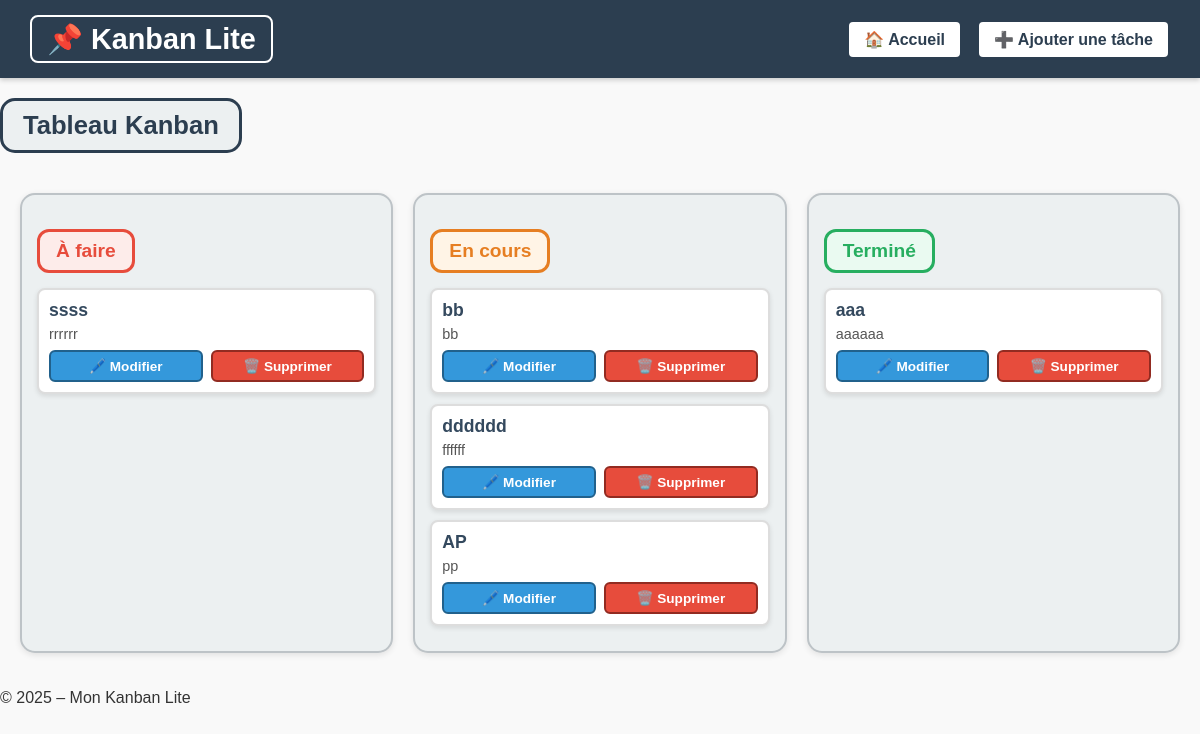
Before: / with the older database file.
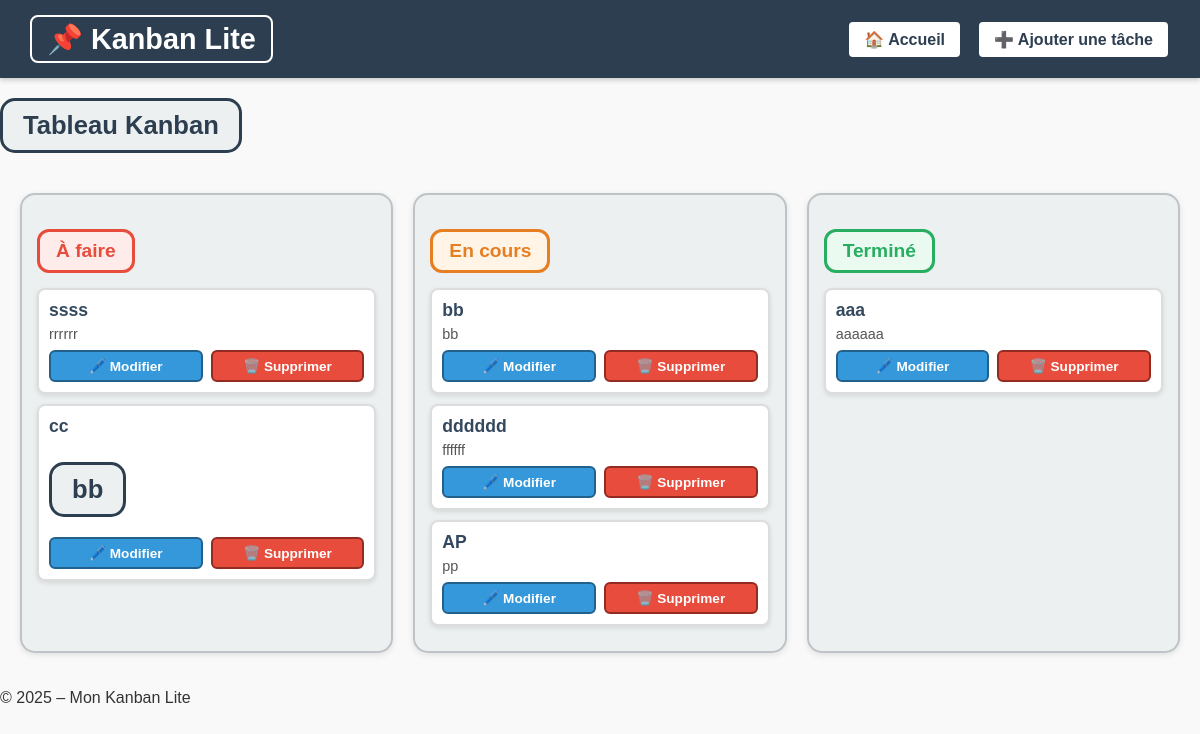
After: the same page with the newer database file.
### tables this page shows
CREATE TABLE tasks (
    id INTEGER PRIMARY KEY AUTOINCREMENT,
    title TEXT NOT NULL,
    description TEXT NOT NULL,
    status TEXT NOT NULL DEFAULT 'todo',
    created_at DATETIME DEFAULT CURRENT_TIMESTAMP
);

### controllers/taskController.php (called while the page is built, shortened)
<?php
require_once __DIR__ . '/../models/db.php';
require_once __DIR__ . '/../models/taskModel.php';
    require_once __DIR__ . '/../models/Parsedown.php';
function listTasks() {
    global $pdo;
    $todo  = getTasksByStatus($pdo, 'todo');
    $doing = getTasksByStatus($pdo, 'doing');
    $done  = getTasksByStatus($pdo, 'done');
    require_once __DIR__ . '/../models/Parsedown.php';
    $Parsedown = new Parsedown();
    include __DIR__ . '/../views/header.php';
    include __DIR__ . '/../views/list.php';
    include __DIR__ . '/../views/footer.php';
}

### models/taskModel.php (called while the page is built, shortened)
<?php
function getTasksByStatus($pdo, $status) {
    $stmt = $pdo->prepare("SELECT * FROM tasks WHERE status = ?");
    $stmt->execute([$status]);
    return $stmt->fetchAll(PDO::FETCH_ASSOC);
}

### models/Parsedown.php (called while the page is built, shortened)
<?php
class Parsedown
{
    function text($text)
    {
        $Elements = $this->textElements($text);
        $markup = $this->elements($Elements);
        $markup = trim($markup, "\n");
        return $markup;
    }
    protected function textElements($text)
    {
        $text = str_replace(array("\r\n", "\r"), "\n", $text);
        $text = trim($text, "\n");
        $lines = explode("\n", $text);
        return $this->linesElements($lines);
    }
    protected $breaksEnabled;
    protected $safeMode;
    protected $BlockTypes = array(
        '#' => array('Header'),
        '*' => array('Rule', 'List'),
        '+' => array('List'),
        '-' => array('SetextHeader', 'Table', 'Rule', 'List'),
        '0' => array('List'),
        '1' => array('List'),
        '2' => array('List'),
        '3' => array('List'),
        '4' => array('List'),
        '5' => array('List'),
        '6' => array('List'),
        '7' => array('List'),
        '8' => array('List'),
        '9' => array('List'),
        ':' => array('Table'),
        '<' => array('Comment', 'Markup'),
        '=' => array('SetextHeader'),
        '>' => array('Quote'),
        '[' => array('Reference'),
        '_' => array('Rule'),
        '`' => array('FencedCode'),
        '|' => array('Table'),
        '~' => array('FencedCode'),
    );
    protected $unmarkedBlockTypes = array(
        'Code',
    );
    protected function linesElements(array $lines)
    {
        $Elements = array();
        $CurrentBlock = null;
        foreach ($lines as $line)
        {
            $indent = strspn($line, ' ');
            $text = $indent > 0 ? substr($line, $indent) : $line;
            $Line = array('body' => $line, 'indent' => $indent, 'text' => $text);
            $marker = $text[0];
            $blockTypes = $this->unmarkedBlockTypes;
            if (isset($this->BlockTypes[$marker]))
            {
                foreach ($this->BlockTypes[$marker] as $blockType)
                {
                    $blockTypes []= $blockType;
                }
            }
            foreach ($blockTypes as $blockType)
            {
                $Block = $this->{"block$blockType"}($Line, $CurrentBlock);
                if (isset($Block))
                {
                    $Block['type'] = $blockType;
                    if ( ! isset($Block['identified']))
                    {
                        $Block['identified'] = true;
                    }
                    $CurrentBlock = $Block;
                    continue 2;
                }
            }
            if (isset($Block))
            {
                $CurrentBlock = $Block;
            }
            else
            {
                $CurrentBlock = $this->paragraph($Line);
                $CurrentBlock['identified'] = true;
            }
        }
        if (isset($CurrentBlock))
        {
            $Elements[] = $this->extractElement($CurrentBlock);
        }
        return $Elements;
    }
    protected function extractElement(array $Component)
    {
        return $Component['element'];
    }
    protected function isBlockContinuable($Type)
    {
        return method_exists($this, 'block' . $Type . 'Continue');
    }
    protected function blockHeader($Line)
    {
        $level = strspn($Line['text'], '#');
        $text = trim($Line['text'], '#');
        $text = trim($text, ' ');
        $Block = array(
            'element' => array(
                'name' => 'h' . $level,
                'handler' => array(
                    'function' => 'lineElements',
                    'argument' => $text,
                    'destination' => 'elements',
                )
            ),
        );
        return $Block;
    }
    protected function paragraph($Line)
    {
        return array(
            'type' => 'Paragraph',
            'element' => array(
                'name' => 'p',
                'handler' => array(
                    'function' => 'lineElements',
                    'argument' => $Line['text'],
                    'destination' => 'elements',
                ),
            ),
        );
    }
    protected function lineElements($text, $nonNestables = array())
    {
        $text = str_replace(array("\r\n", "\r"), "\n", $text);
        $Elements = array();
        $InlineText = $this->inlineText($text);
        $Elements[] = $InlineText['element'];
        foreach ($Elements as &$Element)
        {
            if ( ! isset($Element['autobreak']))
            {
                $Element['autobreak'] = false;
            }
        }
        return $Elements;
    }
    protected function inlineText($text)
    {
        $Inline = array(
            'extent' => strlen($text),
            'element' => array(),
        );
        $Inline['element']['elements'] = self::pregReplaceElements(
            $this->breaksEnabled ? '/[ ]*+\n/' : '/(?:[ ]*+\\\\|[ ]{2,}+)\n/',
            array(
                array('name' => 'br'),
                array('text' => "\n"),
            ),
            $text
        );
        return $Inline;
    }
    protected function handle(array $Element)
    {
        if (isset($Element['handler']))
        {
            if (!isset($Element['nonNestables']))
            {
                $Element['nonNestables'] = array();
            }
            if (is_string($Element['handler']))
            {
                $function = $Element['handler'];
                $argument = $Element['text'];
                unset($Element['text']);
                $destination = 'rawHtml';
            }
            else
            {
                $function = $Element['handler']['function'];
                $argument = $Element['handler']['argument'];
                $destination = $Element['handler']['destination'];
            }
            $Element[$destination] = $this->{$function}($argument, $Element['nonNestables']);
            unset($Element['handler']);
        }
        return $Element;
    }
    protected function element(array $Element)
    {
        $Element = $this->handle($Element);
        $hasName = isset($Element['name']);
        $markup = '';
        if ($hasName)
        {
            $markup .= '<' . $Element['name'];
        }
        $permitRawHtml = false;
        if (isset($Element['text']))
        {
            $text = $Element['text'];
        }
        elseif (isset($Element['rawHtml']))
        {
            $text = $Element['rawHtml'];
            $allowRawHtmlInSafeMode = isset($Element['allowRawHtmlInSafeMode']) && $Element['allowRawHtmlInSafeMode'];
            $permitRawHtml = !$this->safeMode || $allowRawHtmlInSafeMode;
        }
        $hasContent = isset($text) || isset($Element['element']) || isset($Element['elements']);
        if ($hasContent)
        {
            $markup .= $hasName ? '>' : '';
            if (isset($Element['elements']))
            {
                $markup .= $this->elements($Element['elements']);
            }
            elseif (isset($Element['element']))
            {
                $markup .= $this->element($Element['element']);
            }
            else
            {
                if (!$permitRawHtml)
                {
                    $markup .= self::escape($text, true);
                }
                else
                {
                    $markup .= $text;
                }
            }
            $markup .= $hasName ? '</' . $Element['name'] . '>' : '';
        }
        elseif ($hasName)
        {
            $markup .= ' />';
        }
        return $markup;
    }
    protected function elements(array $Elements)
    {
        $markup = '';
        $autoBreak = true;
        foreach ($Elements as $Element)
        {
            $autoBreakNext = (isset($Element['autobreak'])
                ? $Element['autobreak'] : isset($Element['name'])
            );
            $autoBreak = !$autoBreak ? $autoBreak : $autoBreakNext;
            $markup .= ($autoBreak ? "\n" : '') . $this->element($Element);
            $autoBreak = $autoBreakNext;
        }
        $markup .= $autoBreak ? "\n" : '';
        return $markup;
    }
    protected static function pregReplaceElements($regexp, $Elements, $text)
    {
        $newElements = array();
        $newElements[] = array('text' => $text);
        return $newElements;
    }
    protected static function escape($text, $allowQuotes = false)
    {
        return htmlspecialchars($text, $allowQuotes ? ENT_NOQUOTES : ENT_QUOTES, 'UTF-8');
    }
}

### views/list.php (the view)
<h2>Tableau Kanban</h2>
<div class="board">
    <div class="column">
        <h3>À faire</h3>
        <?php foreach ($todo as $task): ?>
            <div class="card">
                <h4><?= htmlspecialchars($task['title']) ?></h4>
               <div class="description">
                    <?= $Parsedown->text($task['description']) ?>
                </div>
                <div class="card-actions">
                      <a href="index.php?route=edit&id=<?= $task['id'] ?>" class="edit-btn">🖊️ Modifier</a>
                  <a href="index.php?route=delete&id=<?= $task['id'] ?>" class="delete-btn"> 🗑️ Supprimer</a>
                </div>
            </div>
        <?php endforeach; ?>
    </div>
    <div class="column">
        <h3>En cours</h3>
        <?php foreach ($doing as $task): ?>
            <div class="card">
                <h4><?= htmlspecialchars($task['title']) ?></h4>
                <div class="description">
                    <?= $Parsedown->text($task['description']) ?>
                </div>
                <div class="card-actions">
                    <a href="index.php?route=edit&id=<?= $task['id'] ?>" class="edit-btn">🖊️ Modifier</a>
                <a href="index.php?route=delete&id=<?= $task['id'] ?>" class="delete-btn">🗑️ Supprimer</a>
                </div>
            </div>
        <?php endforeach; ?>
    </div>
    <div class="column">
        <h3>Terminé</h3>
        <?php foreach ($done as $task): ?>
            <div class="card">
                <h4><?= htmlspecialchars($task['title']) ?></h4>
               <div class="description">
                    <?= $Parsedown->text($task['description']) ?>
                </div>
                <div class="card-actions">
             <a href="index.php?route=edit&id=<?= $task['id'] ?>" class="edit-btn">🖊️ Modifier</a>
                <a href="index.php?route=delete&id=<?= $task['id'] ?>" class="delete-btn">🗑️ Supprimer</a>
                </div>
            </div>
        <?php endforeach; ?>
    </div>
</div>

### public/index.php (shortened to what this page needs)
<?php
require_once __DIR__ . '/../controllers/taskController.php';
$route = $_GET['route'] ?? 'list';
switch ($route) {
    case 'list':
        listTasks();
        break;
}

### views/header.php (shortened to what this page needs)
<!DOCTYPE html>
<html lang="fr">
<head>
    <link rel="stylesheet" href="style.css">
</head>
<body>
    <header class="app-header">
    <h1 class="logo">📌 Kanban Lite</h1>
    <nav class="navbar">
        <a href="index.php" class="nav-btn">🏠 Accueil</a>
        <a href="index.php?route=add" class="nav-btn">➕ Ajouter une tâche</a>
    </nav>
</header>
<main>

### views/footer.php
    </main>
    <footer>
        <p>&copy; 2025 – Mon Kanban Lite</p>
    </footer>
</body>
</html>

### public/style.css (style rules this page uses)
body { font-family: Arial, sans-serif; margin: 0; padding: 0; background: #f9f9f9; color: #333; }
.app-header { display: flex; justify-content: space-between; align-items: center; background: #2c3e50; color: white; padding: 15px 30px; box-shadow: 0 2px 5px rgba(0,0,0,0.2); }
.logo { margin: 0; font-size: 1.8em; font-weight: bold; padding: 5px 15px; border: 2px solid white; border-radius: 8px; }
.navbar { display: flex; gap: 15px; }
.nav-btn { text-decoration: none; background: white; color: #2c3e50; padding: 8px 15px; border-radius: 6px; border: 2px solid #2c3e50; font-weight: bold; transition: 0.2s; }
h2 { display: inline-block; padding: 10px 20px; border: 3px solid #2c3e50; border-radius: 15px; background-color: #ecf0f1; color: #2c3e50; font-size: 1.6em; margin: 20px auto; text-align: center; }
.board { display: flex; justify-content: space-between; gap: 20px; padding: 20px; }
.column { flex: 1; background: #ecf0f1; border: 2px solid #bdc3c7; border-radius: 15px; padding: 15px; min-height: 400px; box-shadow: 0 2px 6px rgba(0,0,0,0.1); }
.column h3 { display: inline-block; padding: 8px 16px; border-radius: 12px; font-size: 1.2em; font-weight: bold; margin-bottom: 15px; }
.column:nth-child(1) h3 { border: 3px solid #e74c3c; background: #fdecea; color: #e74c3c; }
.column:nth-child(2) h3 { border: 3px solid #e67e22; background: #fff4e6; color: #e67e22; }
.column:nth-child(3) h3 { border: 3px solid #27ae60; background: #eafaf1; color: #27ae60; }
.card { background: white; border: 2px solid #ddd; border-radius: 8px; padding: 10px; margin-bottom: 10px; box-shadow: 0 2px 5px rgba(0,0,0,0.1); }
.card h4 { margin: 0 0 5px 0; font-size: 1.1em; color: #34495e; }
.card p { font-size: 0.9em; color: #555; margin: 0 0 8px 0; white-space: pre-line; }
.card-actions { display: flex; justify-content: space-between; gap: 8px; }
.card a { flex: 1; text-align: center; padding: 6px 10px; border-radius: 6px; font-size: 0.85em; text-decoration: none; transition: 0.2s; font-weight: bold; }
.edit-btn { background: #3498db; color: white; border: 2px solid #21618c; }
.delete-btn { background: #e74c3c; color: white; border: 2px solid #922b21; }

Changed rows visible on the page:
added tasks: title "cc", description "bb", shown under "À faire"
